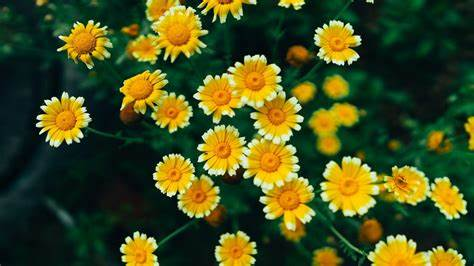
#> input picture img0.jpg, 474 x 266 px, found by its file name
$ python splitimg.py
#> lines starting #> are read from the running program, lines starting #| are printed output that depends on the picture
import cv2

img = cv2.imread('C:\VSCode\Images\img0.jpg')
#> img is the input picture: shape (266, 474, 3); mean B, G, R 30.2, 78.6, 68.6

# cv2.imread() -> takes an image as an input
h, w, channels = img.shape
#> h = 266; w = 474; channels = 3

half = w//2
#> half = 237

left_part = img[:, :half]
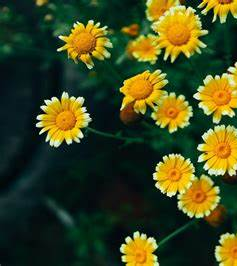
#> left_part: shape (266, 237, 3); mean B, G, R 30, 70.9, 62.5

right_part = img[:, half:]
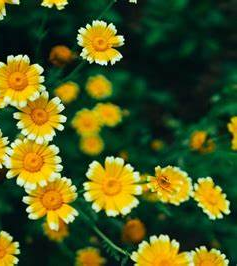
#> right_part: shape (266, 237, 3); mean B, G, R 30.3, 86.4, 74.7

cv2.imshow('Left part', left_part)
cv2.imshow('Right part', right_part)

# this is horizontal division
half2 = h//2
#> half2 = 133

top = img[:half2, :]
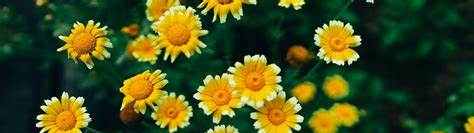
#> top: shape (133, 474, 3); mean B, G, R 30.3, 77.9, 65.9
bottom = img[half2:, :]
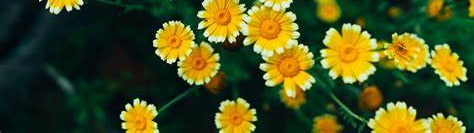
#> bottom: shape (133, 474, 3); mean B, G, R 30.1, 79.4, 71.4

cv2.imshow('Top', top)
cv2.imshow('Bottom', bottom)

# saving all the images
# cv2.imwrite() function will save the image
# into your pc
cv2.imwrite('top.jpg', top)
cv2.imwrite('bottom.jpg', bottom)
cv2.imwrite('right.jpg', right_part)
cv2.imwrite('left.jpg', left_part)
cv2.waitKey(0)

$ run again, with img1.jpg copied over img0.jpg
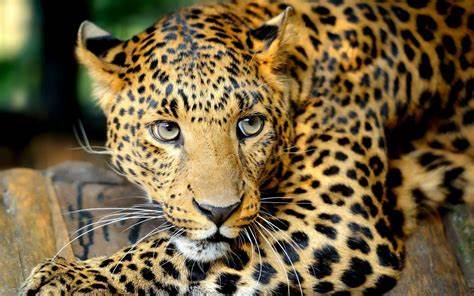
#> input picture img1.jpg, 474 x 296 px, found by its file name
#> img is the input picture: shape (296, 474, 3); mean B, G, R 64.3, 96.2, 114
#> `top = img[:half2, :]`:
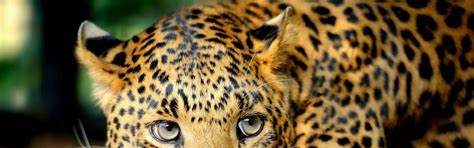
#> top: shape (148, 474, 3); mean B, G, R 50.7, 85.2, 102.4
#> `bottom = img[half2:, :]`:
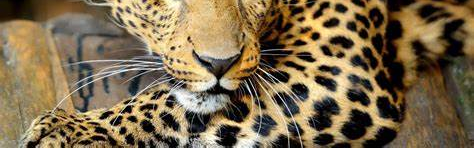
#> bottom: shape (148, 474, 3); mean B, G, R 77.8, 107.2, 125.5

$ run again, with img2.jpg copied over img0.jpg
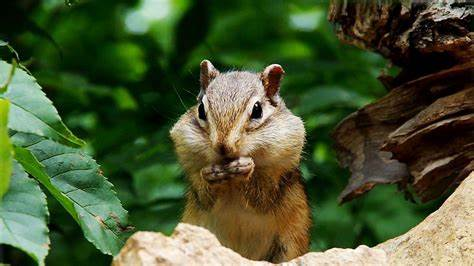
#> input picture img2.jpg, 474 x 266 px, found by its file name
#> img is the input picture: shape (266, 474, 3); mean B, G, R 50, 86.4, 72.7
#> `top = img[:half2, :]`:
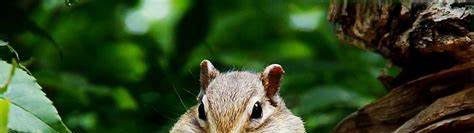
#> top: shape (133, 474, 3); mean B, G, R 34.8, 69.7, 50.4
#> `bottom = img[half2:, :]`:
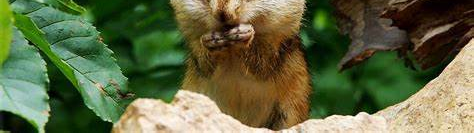
#> bottom: shape (133, 474, 3); mean B, G, R 65.3, 103.2, 95

$ run again, with img3.jpg copied over img0.jpg
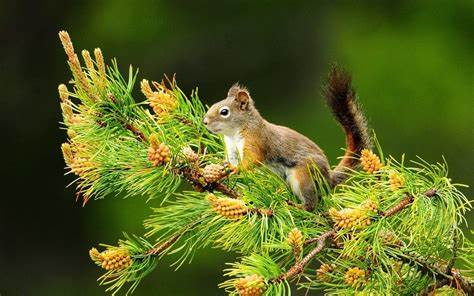
#> input picture img3.jpg, 474 x 296 px, found by its file name
#> img is the input picture: shape (296, 474, 3); mean B, G, R 32.3, 97.6, 86.6
#> `top = img[:half2, :]`:
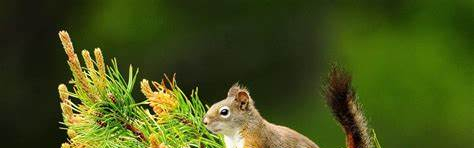
#> top: shape (148, 474, 3); mean B, G, R 24.3, 81.4, 67.9
#> `bottom = img[half2:, :]`:
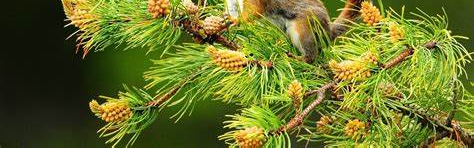
#> bottom: shape (148, 474, 3); mean B, G, R 40.3, 113.8, 105.3
